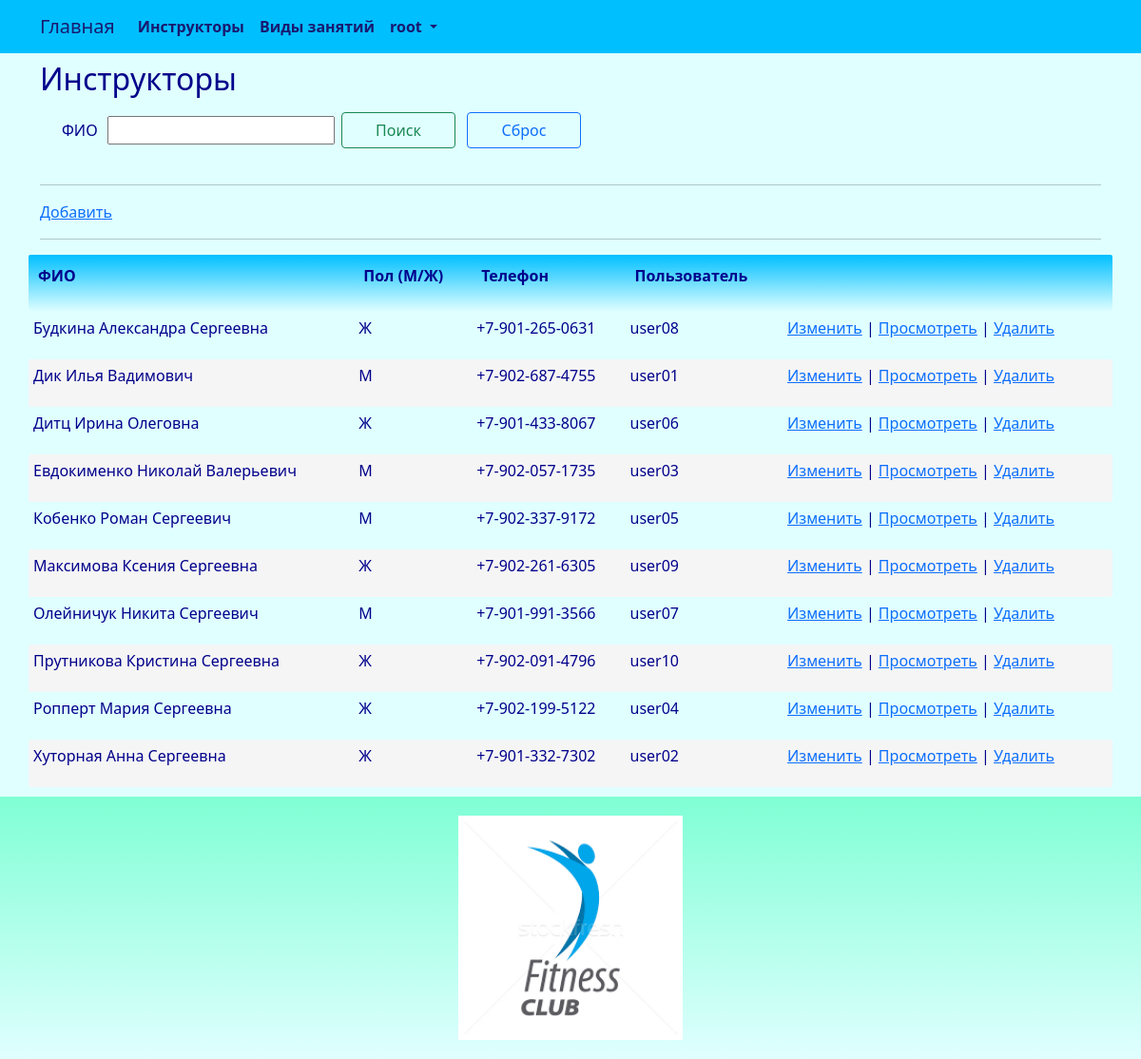
Page /instructor/index/ (signed in) on the committed database.
### club/models.py (models this page shows, shortened)
class Instructor(models.Model):
    SEX_CHOICES = (
        ('М','М'),
        ('Ж', 'Ж'),
    )
    full_name = models.CharField(_('full_name'), max_length=128)
    sex = models.CharField(_('sex'), max_length=1, choices=SEX_CHOICES, default='М')
    phone = models.CharField(_('phone'), max_length=64)
    user = models.OneToOneField(User, related_name='instructor_user', on_delete=models.PROTECT)
    class Meta:
        db_table = 'instructor'
        indexes = [
            models.Index(fields=['full_name']),
        ]
        ordering = ['full_name']

### club/views.py (the view)
# urls.py: path('instructor/index/', views.instructor_index, name='instructor_index'),
@login_required
@user_passes_test(lambda u: u.is_superuser)
def instructor_index(request):
    try:
        instructor = Instructor.objects.all().order_by('full_name')
        if request.method == "POST":
            if 'searchBtn' in request.POST:
                title_search = request.POST.get("title_search")
                if title_search != '':
                    instructor = instructor.filter(full_name__contains = title_search)
                return render(request, "instructor/index.html", {"instructor": instructor,  "title_search": title_search })
            else:
                return render(request, "instructor/index.html", {"instructor": instructor, })
        else:
            return render(request, "instructor/index.html", {"instructor": instructor, })
        return render(request, "instructor/index.html", {"instructor": instructor,})
    except Exception as exception:
        print(exception)
        return HttpResponse(exception)

### templates/instructor/index.html (shortened to what this page needs)
{% extends "base.html" %}
{% load i18n %}
{% block content %}
<h2>{% trans "instructors" %}</h2>
<div class="row" style="margin: 10px">
	<form method="POST" enctype="multipart/form-data">
		<table>
			<tbody>
				<tr>
					<td>
						<p>{% trans "full_name" %} &nbsp;</p>
					</td>
					<td>
						<p><input type="search" value="{{title_search}}" name="title_search"></p>
					</td>
					<td>
						<p><button class="btn btn-outline-success" name="searchBtn" style="width:120px; margin:5px">{% trans "Search" %}</button></p>
					</td>
					<td>
						<p><button class="btn btn-outline-primary" name="resetBtn" type="submit" onClick="window.location.reload();" style="width:120px; margin:5px">{% trans "Reset" %}</button></p>
					</td>
				</tr>
			</tbody>
		</table>
	</form>
</div>
<hr>
<p><a href="{% url 'instructor_create'%}">{% trans "Add" %}</a></p>
<hr>
{% if instructor.count > 0 %}
<div class="row">
	<table id="myTable" class="table-manager" style="width:100%">
		<thead>
			<tr>
				<th><p>{% trans "full_name" %}</p></th>
				<th><p>{% trans "sex" %}</p></th>
				<th><p>{% trans "phone" %}</p></th>
				<th><p>{% trans "user" %}</p></th>
				<th><p></p></th>
			</tr>
		</thead>
		<tbody>
			{% for e in instructor %}
			<tr>
				<td>
					<p>{{ e.full_name }}</p>
				</td>
				<td><p>{{ e.sex }}</p></td>
				<td><p>{{ e.phone }}</p></td>
				<td><p>{{ e.user }}</p></td>
				<td>
					<p>
					<a href="{% url 'instructor_edit' e.id %}">{% trans "Change" %}</a> |
					<a href="{% url 'instructor_read' e.id %}">{% trans "View" %}</a> |
					<a onclick="return confirm('Удалить запись?')" href="{% url 'instructor_delete' e.id %}">{% trans "Delete" %}</a>
					</p>
				</td>
			</tr>
			{% endfor %}
		</tbody>
	</table>
</div>
{% endif %}
{% endblock content %}

### templates/base.html (shortened to what this page needs)
<!DOCTYPE html>
{% load static %}
{% load i18n %}
<html>
	<head>
		<link rel="stylesheet" href="{% static 'css/bootstrap.min.css' %}">
		<link rel="stylesheet" href="{% static 'css/styles.css' %}" />
	</head>
	<nav class="navbar navbar-expand-lg justify-content-center">
		<div class="container">
			<div class="collapse navbar-collapse" id="mainMenu">
				<ul class="navbar-nav me-auto mb-2 mb-lg-0">
					<a class="navbar-brand" href="{{ HTTP_HOST }}/">{% trans "Home" %}</a>
					<li class="nav-item">
						<a class="nav-link" href="{% url 'instructor_list' %}">{% trans "instructors" %}</a>
					</li>
					<li class="nav-item">
						<a class="nav-link" href="{% url 'kind_list' %}">{% trans "kinds" %}</a>
					</li>
					{% if user.is_authenticated %}
					<li class="nav-item dropdown">
						<a class="nav-link dropdown-toggle" href="#" id="navbarDropdown" role="button" data-bs-toggle="dropdown" aria-expanded="false">
							{{ user.username }}
						</a>
					</li>
					{% else %}
					<form class="form-inline ml-auto">
						<a href="{% url 'login' %}" class="btn btn-outline-secondary">{% trans "Log In" %}</a>
						<a href="{% url 'signup' %}" class="btn btn-primary ml-2">{% trans "Sign up" %}</a>
					</form>
					{% endif %}
				</ul>
			</div>
		</div>
	</nav>
	<body>
		<div class="container">
			{% block content%}{% endblock content %}
		</div>
	</body>
	<footer class="container-fluid text-center bg-lightgray">
		<div class="copyrights">
			<img src="{% static 'images/logo.png' %}" alt="logo" style="height:256px; padding: 10px;">
		</div>
	</footer>
</html>

### static/css/styles.css (style rules this page uses)
:root { --navbar-background-color: DeepSkyBlue; --navbar-text-color: MidnightBlue; --main-background-color-light: LightCyan; --main-background-color-dark: DeepSkyBlue; --main-text-color: DarkBlue; --main-header-color: DarkBlue; --main-text-attention-color: Purple; --footer-background-color-light: LightCyan; --footer-background-color-dark: Aquamarine; --footer-text-color: Teal; --card-background-color-light: LightCyan; --card-background-color-dark: DeepSkyBlue; --card-text-color: SeaGreen; --table-background-color-light: LightCyan; --table-background-color-dark: #F5F5F5; --table-text-color: DarkBlue; --star-size: 30px; --star-color: LightYellow; --star-background: Yellow ; }
.navbar { background-color: var(--navbar-background-color); color: var(--navbar-text-color); }
.navbar .navbar-nav, .navbar .navbar-nav .navbar-text { color: var(--navbar-text-color); }
.navbar ul { background-color: var(--navbar-background-color); color: var(--navbar-text-color); }
.navbar li { background-color: var(--navbar-background-color); color: var(--navbar-text-color); }
.navbar a { background-color: var(--navbar-background-color); color: var(--navbar-text-color); }
.navbar-brand { background-color: var(--navbar-background-color); color: var(--navbar-text-color); }
.nav-item { background-color: var(--navbar-background-color); color: var(--navbar-text-color); font-weight: bold; }
body { background-color: var(--main-background-color-light); }
h1, h2, h3, h4, h5, h6 { color: var(--main-header-color); }
p, ul, li, label { color: var(--main-text-color); }
.table-manager { background-color: var(--main-background-color-light); width: 100%; }
.table-manager tbody { background-color: var(--main-background-color-light); border: none; margin-top: 20px; margin-bottom: 20px; }
.table-manager thead th { color: var(--main-text-color); font-weight: bold; text-align: left; padding: 10px; background-image: linear-gradient(top, var(--main-background-color-dark), var(--main-background-color-light)); background-image: -o-linear-gradient(top, var(--main-background-color-dark), var(--main-background-color-light)); background-image: -moz-linear-gradient(top, var(--main-background-color-dark), var(--main-background-color-light)); background-image: -webkit-linear-gradient(top, var(--main-background-color-dark), var(--main-background-color-light)); }
.table-manager thead tr th:first-child { border-radius: 2px 0 0 2px; }
.table-manager thead tr th:last-child { border-radius: 0 2px 2px 0; }
.table-manager tbody td { text-align: left; border: none; padding: 5px 5px; vertical-align: top; }
.table-manager tbody tr:nth-child(odd) { background: var(--table-background-color-light); }
.table-manager tbody tr:nth-child(even) { background: var(--table-background-color-dark); }
.table-manager tbody tr td:first-child { border-radius: 2px 0 0 2px; }
.table-manager tbody tr td:last-child { border-radius: 0 2px 2px 0; }
footer { background-image: linear-gradient(top, var(--footer-background-color-dark), var(--footer-background-color-light)); background-image: -o-linear-gradient(top, var(--footer-background-color-dark), var(--footer-background-color-light)); background-image: -moz-linear-gradient(top, var(--footer-background-color-dark), var(--footer-background-color-light)); background-image: -webkit-linear-gradient(top, var(--footer-background-color-dark), var(--footer-background-color-light)); margin-top: 10px; padding: 10px; }

### rows in the picture
Instructor: full_name "Будкина Александра Сергеевна", sex "Ж", phone "+7-901-265-0631", user "user08"
Instructor: full_name "Дик Илья Вадимович", sex "М", phone "+7-902-687-4755", user "user01"
Instructor: full_name "Дитц Ирина Олеговна", sex "Ж", phone "+7-901-433-8067", user "user06"
Instructor: full_name "Евдокименко Николай Валерьевич", sex "М", phone "+7-902-057-1735", user "user03"
Instructor: full_name "Кобенко Роман Сергеевич", sex "М", phone "+7-902-337-9172", user "user05"
Instructor: full_name "Максимова Ксения Сергеевна", sex "Ж", phone "+7-902-261-6305", user "user09"
Instructor: full_name "Олейничук Никита Сергеевич", sex "М", phone "+7-901-991-3566", user "user07"
Instructor: full_name "Прутникова Кристина Сергеевна", sex "Ж", phone "+7-902-091-4796", user "user10"
Instructor: full_name "Ропперт Мария Сергеевна", sex "Ж", phone "+7-902-199-5122", user "user04"
Instructor: full_name "Хуторная Анна Сергеевна", sex "Ж", phone "+7-901-332-7302", user "user02"

### other values in the picture
{{ user.username }} "root"
